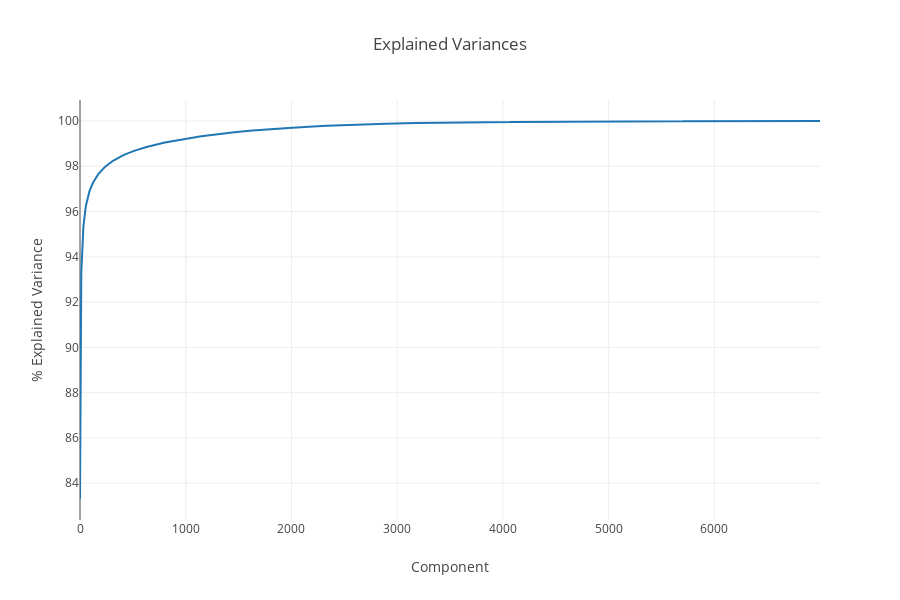

The code cell stored with this chart in its notebook:
### Code cell
# Create traces
trace = go.Scatter(
#     x = np.arange(my_pca_allcomponents.components_.shape[0]),
    x = np.arange(ClassfiersExplainedVariance.shape[0]),
    y = cumsum,
)
#Set layout
layout_trace=dict(height=600, width=900, title='Explained Variances', xaxis=dict(
        title='Component'), 
        yaxis=dict(title='% Explained Variance'),)

#Set figure to display
fig=dict(data=[trace], layout=layout_trace)

py.iplot(fig)

### Figure 1 — Plotly figure (JSON) as saved in the notebook; plotly's stock layout.template omitted (floating-point values rounded to 4 significant figures; data arrays with more than 128 entries replaced by an {"elided": "..."} marker saying what was removed)
{"data": [{"type": "scatter", "uid": "27f38c0f-1fd7-4ab3-bcd0-531c235d6440", "x": {"elided": "7000 int values"}, "y": {"elided": "7000 float values"}}], "layout": {"height": 600, "title": {"text": "Explained Variances"}, "width": 900, "xaxis": {"title": {"text": "Component"}}, "yaxis": {"title": {"text": "% Explained Variance"}}}}
